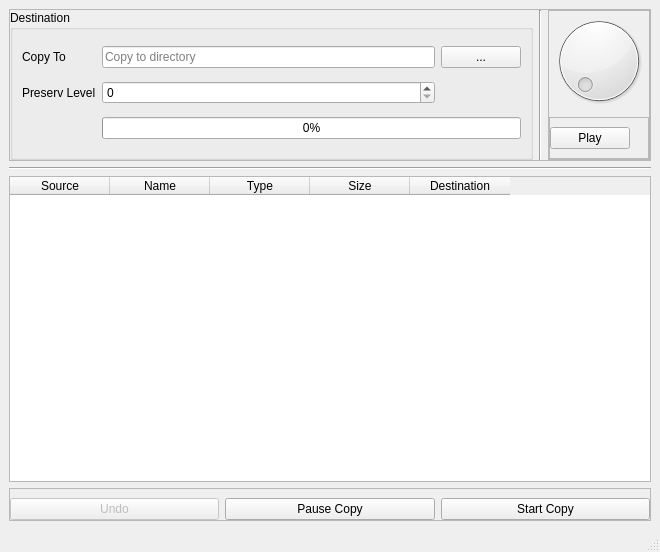
<?xml version="1.0" encoding="UTF-8"?>
<ui version="4.0">
 <class>MainWindow</class>
 <widget class="QMainWindow" name="MainWindow">
  <property name="geometry">
   <rect>
    <x>0</x>
    <y>0</y>
    <width>660</width>
    <height>552</height>
   </rect>
  </property>
  <property name="acceptDrops">
   <bool>false</bool>
  </property>
  <property name="windowTitle">
   <string>MainWindow</string>
  </property>
  <widget class="QWidget" name="centralwidget">
   <layout class="QGridLayout" name="gridMainLayout">
    <property name="bottomMargin">
     <number>9</number>
    </property>
    <item row="1" column="0">
     <widget class="Line" name="lineDivider">
      <property name="orientation">
       <enum>Qt::Horizontal</enum>
      </property>
     </widget>
    </item>
    <item row="2" column="0">
     <widget class="QTableWidget" name="tblFiles">
      <property name="acceptDrops">
       <bool>true</bool>
      </property>
      <column>
       <property name="text">
        <string>Source</string>
       </property>
      </column>
      <column>
       <property name="text">
        <string>Name</string>
       </property>
      </column>
      <column>
       <property name="text">
        <string>Type</string>
       </property>
      </column>
      <column>
       <property name="text">
        <string>Size</string>
       </property>
      </column>
      <column>
       <property name="text">
        <string>Destination</string>
       </property>
      </column>
     </widget>
    </item>
    <item row="0" column="0">
     <widget class="QFrame" name="frmContainer">
      <property name="frameShape">
       <enum>QFrame::StyledPanel</enum>
      </property>
      <property name="frameShadow">
       <enum>QFrame::Plain</enum>
      </property>
      <layout class="QHBoxLayout" name="horizontalLayout">
       <property name="margin">
        <number>0</number>
       </property>
       <item>
        <widget class="QGroupBox" name="grpDestBox">
         <property name="title">
          <string>Destination</string>
         </property>
         <property name="flat">
          <bool>true</bool>
         </property>
         <property name="checkable">
          <bool>false</bool>
         </property>
         <layout class="QGridLayout" name="gridDestBoxLayout">
          <item row="0" column="1">
           <widget class="QLineEdit" name="txtCopyToDir">
            <property name="dragEnabled">
             <bool>true</bool>
            </property>
            <property name="placeholderText">
             <string>Copy to directory</string>
            </property>
           </widget>
          </item>
          <item row="0" column="2">
           <widget class="QPushButton" name="btnCopyToDir">
            <property name="cursor">
             <cursorShape>PointingHandCursor</cursorShape>
            </property>
            <property name="text">
             <string>...</string>
            </property>
           </widget>
          </item>
          <item row="0" column="0">
           <widget class="QLabel" name="lblCopyTo">
            <property name="text">
             <string>Copy To</string>
            </property>
           </widget>
          </item>
          <item row="1" column="1">
           <widget class="QSpinBox" name="bxDirLevel"/>
          </item>
          <item row="1" column="0">
           <widget class="QLabel" name="lblDirLevel">
            <property name="text">
             <string>Preserv Level</string>
            </property>
           </widget>
          </item>
          <item row="2" column="1" colspan="2">
           <widget class="QProgressBar" name="targetStatus">
            <property name="value">
             <number>0</number>
            </property>
            <property name="alignment">
             <set>Qt::AlignLeading|Qt::AlignLeft|Qt::AlignVCenter</set>
            </property>
           </widget>
          </item>
         </layout>
        </widget>
       </item>
       <item>
        <widget class="Line" name="line">
         <property name="orientation">
          <enum>Qt::Vertical</enum>
         </property>
        </widget>
       </item>
       <item>
        <widget class="QFrame" name="frmPlayer">
         <property name="styleSheet">
          <string notr="true"/>
         </property>
         <property name="frameShape">
          <enum>QFrame::StyledPanel</enum>
         </property>
         <property name="frameShadow">
          <enum>QFrame::Plain</enum>
         </property>
         <layout class="QVBoxLayout" name="vertPlayerLayout">
          <property name="margin">
           <number>0</number>
          </property>
          <item>
           <widget class="QDial" name="dialVolume"/>
          </item>
          <item>
           <widget class="QFrame" name="frmSeeker">
            <property name="frameShape">
             <enum>QFrame::StyledPanel</enum>
            </property>
            <property name="frameShadow">
             <enum>QFrame::Raised</enum>
            </property>
            <layout class="QHBoxLayout" name="horzSeekerLayout">
             <property name="leftMargin">
              <number>0</number>
             </property>
             <property name="rightMargin">
              <number>3</number>
             </property>
             <item>
              <widget class="QPushButton" name="btnPlay">
               <property name="text">
                <string>Play</string>
               </property>
               <property name="iconSize">
                <size>
                 <width>24</width>
                 <height>24</height>
                </size>
               </property>
               <property name="autoDefault">
                <bool>false</bool>
               </property>
               <property name="default">
                <bool>false</bool>
               </property>
               <property name="flat">
                <bool>false</bool>
               </property>
              </widget>
             </item>
             <item>
              <widget class="Phonon::SeekSlider" name="seekPlayer"/>
             </item>
            </layout>
           </widget>
          </item>
         </layout>
        </widget>
       </item>
      </layout>
     </widget>
    </item>
    <item row="3" column="0">
     <widget class="QFrame" name="frmCommand">
      <property name="frameShape">
       <enum>QFrame::StyledPanel</enum>
      </property>
      <property name="frameShadow">
       <enum>QFrame::Plain</enum>
      </property>
      <layout class="QHBoxLayout" name="horzCommandLayout">
       <property name="leftMargin">
        <number>0</number>
       </property>
       <property name="topMargin">
        <number>9</number>
       </property>
       <property name="rightMargin">
        <number>0</number>
       </property>
       <property name="bottomMargin">
        <number>0</number>
       </property>
       <item>
        <widget class="QPushButton" name="btnUndoCopy">
         <property name="enabled">
          <bool>false</bool>
         </property>
         <property name="text">
          <string>Undo</string>
         </property>
        </widget>
       </item>
       <item>
        <widget class="QPushButton" name="btnPauseCopy">
         <property name="text">
          <string>Pause Copy</string>
         </property>
        </widget>
       </item>
       <item>
        <widget class="QPushButton" name="btnStartCopy">
         <property name="text">
          <string>Start Copy</string>
         </property>
        </widget>
       </item>
      </layout>
     </widget>
    </item>
   </layout>
  </widget>
  <widget class="QMenuBar" name="menubar">
   <property name="geometry">
    <rect>
     <x>0</x>
     <y>0</y>
     <width>660</width>
     <height>27</height>
    </rect>
   </property>
  </widget>
  <widget class="QStatusBar" name="statusbar"/>
 </widget>
 <customwidgets>
  <customwidget>
   <class>Phonon::SeekSlider</class>
   <extends>QWidget</extends>
   <header location="global">phonon/seekslider.h</header>
  </customwidget>
 </customwidgets>
 <resources/>
 <connections/>
</ui>
